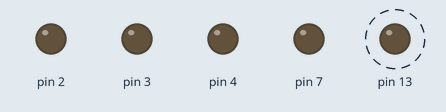
Recording of a sketch running on a simulated Arduino Uno, built with avr-gcc and run on an emulated ATmega328P. Shown: output pins drawn as LEDs (lit = HIGH). Dashed ring = blinking. The local clock reads 2024-03-15 10:24:30 at power-on unless the sketch sets it.

Above: at 1.1 s.
Timing chart, 0 to 4.6 s (numbered marks = the images above):
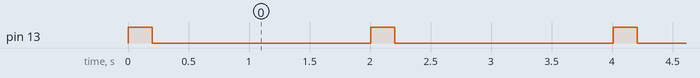

Measured:
- by itself, pin 13: alternates HIGH for 0.20 s and LOW for 1.8 s

The sketch:

fishtank-controller.ino
```cpp
#include <DS3232RTC.h>
#include <TimeLib.h>
#include <Wire.h>

//set dosing ammounts: //decreased all to 2
float carbo = 2; //5 ml easycarbo
float micro = 2; //4 ml profito, 1,5 ml ferro --> decreased to 5
float macro = 2; //3ml DIY PO4, 5 ml DIY NO3+K --> decreased to 5

//set dosing time:
int dosingTime[] = {15,15}; //hour and minute: {0-23, 0-59}

//set light parameters
int minLightPercent = 0;
int maxLightPercent = 90;
int minLightStart[] = {15,20}; //hour and minute: {0-23, 0-59}
int maxLightStart[] = {15,35};
int maxLightEnd[] = {21,30};
int minLightEnd[] = {21,45};

//set correction rates:
int corrRateCarbo = 1400; //ms for 1 ml dose
int corrRateMicro = 1320; //ms for 1 ml dose
int corrRateMacro = 1170; //ms for 1 ml dose

int minLight, maxLight, currentLight, lightDif;
long minLightStartCalc, maxLightStartCalc, maxLightEndCalc, minLightEndCalc, currentTimeCalc;
long rampUpDif, rampDownDif;

void setup(void)
{
    Serial.begin(115200);
    setSyncProvider(RTC.get);
    setSyncInterval(180);
    pinMode(13, OUTPUT);
    pinMode(2, OUTPUT);
    pinMode(4, OUTPUT);
    pinMode(7, OUTPUT);
    pinMode(3, OUTPUT);
    digitalWrite(2, LOW);
    digitalWrite(4, LOW);
    digitalWrite(7, LOW);
    minLight = (minLightPercent/float(100)*255)+0.5;
    maxLight = (maxLightPercent/float(100)*255)+0.5;
    minLightStartCalc = minLightStart[0]*3600+minLightStart[1]*60;
    maxLightStartCalc = maxLightStart[0]*3600+maxLightStart[1]*60;
    maxLightEndCalc = maxLightEnd[0]*3600+maxLightEnd[1]*60;
    minLightEndCalc = minLightEnd[0]*3600+minLightEnd[1]*60;
    lightDif = maxLight-minLight;
    rampUpDif = maxLightStartCalc-minLightStartCalc;
    rampDownDif = minLightEndCalc-maxLightEndCalc;
    analogWrite(3, 0);
    if (timeStatus() != timeSet)
      blinkLED(3, true); //3 blinks: ERROR
}

void loop(void)
{
  if (timeStatus() == timeNotSet)
    blinkLED(3, true); //3 blinks: ERROR
  if (timeStatus() == timeNeedsSync)
    blinkLED(2, false); //2 blinks: WARNING
  else
    blinkLED(1, false); //1 blink: STATUS OK

  delay(1000);
  if (year() >= 2015 && year() <= 2020 && hour() == dosingTime[0] && minute() == dosingTime[1] && second() >= 1 && second() <= 3) {
    blinkLED(20, false); //20 blinks: dosing is coming!
    digitalWrite(2, HIGH);
    delay(carbo*corrRateCarbo);
    digitalWrite(2, LOW);
    delay(10000);

    digitalWrite(4, HIGH);
    delay(micro*corrRateMicro);
    digitalWrite(4, LOW);
    delay(10000);

    digitalWrite(7, HIGH);
    delay(macro*corrRateMacro);
    digitalWrite(7, LOW);
    delay(10000);
  }
  else {
    digitalWrite(2, LOW);
    digitalWrite(4, LOW);
    digitalWrite(7, LOW);
  }

  currentTimeCalc = hour()*3600+minute()*60+second();
  if (currentTimeCalc < minLightStartCalc)
    {currentLight = 0;}
  else if (currentTimeCalc >= minLightStartCalc && currentTimeCalc < maxLightStartCalc)
    { currentLight = minLight + lightDif*((currentTimeCalc-minLightStartCalc)/float(rampUpDif));  }
  else if (currentTimeCalc >= maxLightStartCalc && currentTimeCalc < maxLightEndCalc)
    {currentLight = maxLight;}
  else if (currentTimeCalc >= maxLightEndCalc && currentTimeCalc < minLightEndCalc)
    { currentLight = maxLight + 0.5 - lightDif*((currentTimeCalc-maxLightEndCalc)/float(rampDownDif)); }
  else if (currentTimeCalc >= minLightEndCalc)
     {currentLight = 0;}
  analogWrite(3, currentLight);
}

void blinkLED(int errNumber, boolean infinite) {
  do {
    for (int i=1; i<=errNumber; i++) {
      digitalWrite(13, HIGH);
      delay(200);
      digitalWrite(13, LOW);
      delay(200);
    }
    delay(600);
  } while (infinite);
}
```
